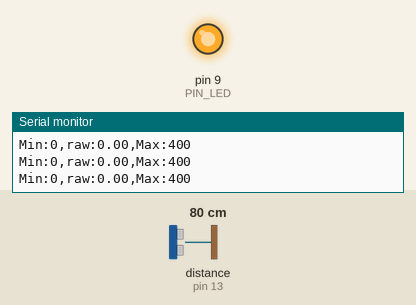
Bench run of a sketch on a simulated Arduino Uno, built with avr-gcc and run on an emulated ATmega328P. Shown: output pins drawn as LEDs (lit = HIGH), the last lines printed to the serial monitor. Wiring (inferred from the names in the program): ultrasonic range finder: trigger pin 12; echo pin 13. The inputs (shaded band) are chosen by the test bench; at power-on: distance to the obstacle (sensor on pin 13) 80 cm. The echo pulse lasts 58.3 µs per cm; pins used as bus, display or sensor lines are not drawn.

Above: at 1.2 s.
1.3 s: distance to the obstacle (sensor on pin 13) set to 18 cm
At 1.9 s:
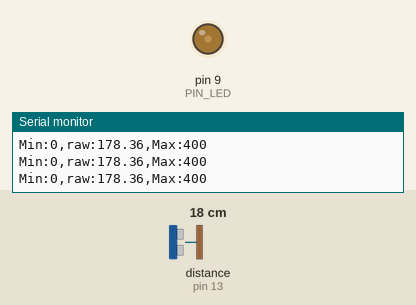
Timing chart, 0 to 4.3 s (numbered marks = the images above; inputs shaded):
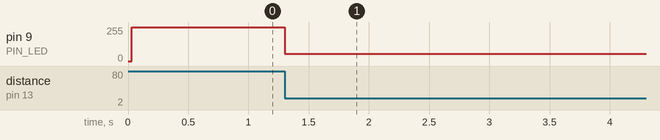

Measured:
- after the input at 1.3 s, pin 9 (PIN_LED): 255/255 → 56/255 at once

The sketch:

08P20.ino
```cpp
// Arduino pin assignment
#define PIN_LED 9
#define PIN_TRIG 12
#define PIN_ECHO 13

// configurable parameters
#define SND_VEL 346.0 // sound velocity at 24 celsius degree (unit: m/s)
#define INTERVAL 25 // sampling interval (unit: ms)
#define _DIST_MIN 100 // minimum distance to be measured (unit: mm)
#define _DIST_MAX 300 // maximum distance to be measured (unit: mm)

// global variables
float timeout; // unit: us
float dist_min, dist_max, dist_raw; // unit: mm
unsigned long last_sampling_time; // unit: ms
float scale; // used for pulse duration to distance conversion

void setup() {
// initialize GPIO pins
  pinMode(PIN_LED,OUTPUT);
  pinMode(PIN_TRIG,OUTPUT);
  digitalWrite(PIN_TRIG, LOW);
  pinMode(PIN_ECHO,INPUT);

// initialize USS related variables
  dist_min = _DIST_MIN;
  dist_max = _DIST_MAX;
  timeout = (INTERVAL / 2) * 1000.0; // precalculate pulseIn() timeout value. (unit: us)
  dist_raw = 0.0; // raw distance output from USS (unit: mm)
  scale = 0.001 * 0.5 * SND_VEL;

// initialize serial port
  Serial.begin(57600);

// initialize last sampling time
  last_sampling_time = 0;
}

void loop() {
// wait until next sampling time.
// millis() returns the number of milliseconds since the program started. Will overflow after 50 days.
  if(millis() < last_sampling_time + INTERVAL) return;

// get a distance reading from the USS
  float dist = USS_measure(PIN_TRIG,PIN_ECHO);
  dist_raw = dist != 0 ? dist : dist_raw;

// output the read value to the serial port
  Serial.print("Min:0,");
  Serial.print("raw:");
  Serial.print(dist_raw);
  Serial.print(",");
  Serial.println("Max:400");

// turn on the LED if the distance is between dist_min and dist_max
  if(dist_raw < dist_min || dist_raw > dist_max) {
    analogWrite(PIN_LED, 255);
  }
  else {
    int tmp = 200 - (int)dist_raw;
    tmp = tmp >= 0 ? tmp : tmp * -1;
    tmp = map(tmp, 0, 100, 0, 255);
    analogWrite(PIN_LED, tmp);
  }

// do something here

// update last sampling time
  last_sampling_time += INTERVAL;
}

// get a distance reading from USS. return value is in millimeter.
float USS_measure(int TRIG, int ECHO)
{
  float reading;
  digitalWrite(TRIG, HIGH);
  delayMicroseconds(10);
  digitalWrite(TRIG, LOW);
  reading = pulseIn(ECHO, HIGH, timeout) * scale; // unit: mm
  if(reading < dist_min || reading > dist_max) reading = 0.0; // return 0 when out of range.
  return reading;
  // Pulse duration to distance conversion example (target distance = 17.3m)
  // - round trip distance: 34.6m
  // - expected pulse duration: 0.1 sec, or 100,000us
  // - pulseIn(ECHO, HIGH, timeout) * 0.001 * 0.5 * SND_VEL
  //           = 100,000 micro*sec * 0.001 milli/micro * 0.5 * 346 meter/sec
  //           = 100,000 * 0.001 * 0.5 * 346 * micro * sec * milli * meter
  //                                           ----------------------------
  //                                           micro * sec
  //           = 100 * 173 milli*meter = 17,300 mm = 17.3m
  // pulseIn() returns microseconds.
}
```
